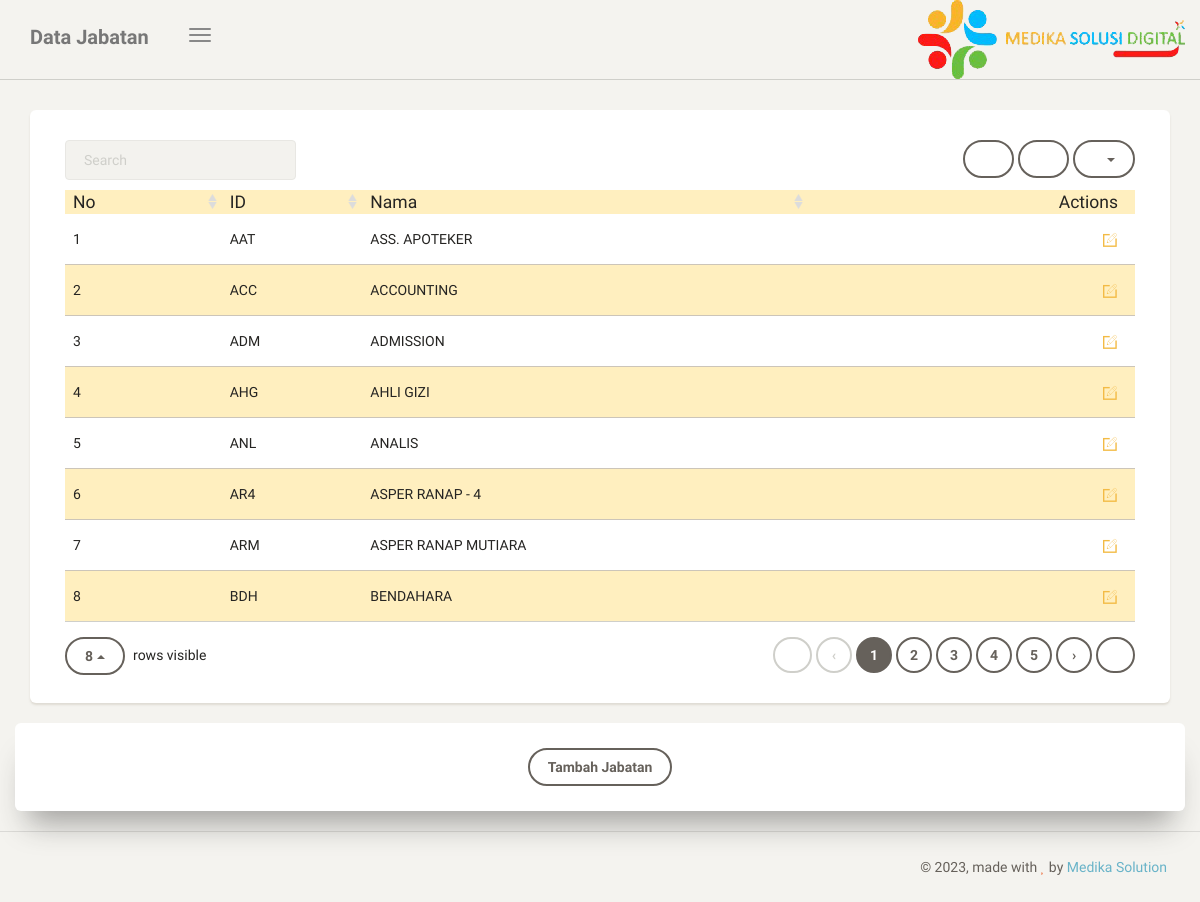
The app's page /jabatan.php (signed in) with its own data.
### tables this page shows
CREATE TABLE IF NOT EXISTS `data_jabatan` (
  `id_jabatan` varchar(10) NOT NULL,
  `nama_jabatan` varchar(255) NOT NULL
);

### jabatan.php (the view, shortened to what this page needs)
<!doctype html>
<html lang="en">
<head>
    <link href="assets/css/bootstrap.min.css" rel="stylesheet" />
    <link href="assets/css/paper-dashboard.css" rel="stylesheet"/>
    <link href="assets/css/demo.css" rel="stylesheet" />
    <link href="assets/css/font-awesome.min.css" rel="stylesheet">
    <link href="assets/css/themify-icons.css" rel="stylesheet">
</head>
<body>
	<div class="wrapper">
	    <div class="main-panel">
			<nav class="navbar navbar-default">
	            <div class="container-fluid">
	                <div class="navbar-header">
	                    <button type="button" class="navbar-toggle">
	                        <span class="icon-bar bar1"></span>
	                        <span class="icon-bar bar2"></span>
	                        <span class="icon-bar bar3"></span>
	                    </button>
	                    <a class="navbar-brand" href="#Dashboard">
							Data Jabatan
						</a>
	                </div>
	                <div class="collapse navbar-collapse">
	                    <ul class="nav navbar-nav navbar-right">
	                        <li>
	                            <img src="assets/img/icon.png">
	                        </li>
	                    </ul>
	                </div>
	            </div>
	        </nav>
	        <div class="content">
	            <div class="container-fluid">
	                <div class="row">
	                    <div class="col-md-12">
	                        <div class="card">
	                            <div class="card-content">
	                                <table id="bootstrap-table" class="table">
	                                    <thead style="background-color:rgb(255, 239, 191);">
	                                         <th data-field="no" data-sortable="true">No</th>
	                                         <th data-field="id" data-sortable="true">ID</th>
                                             <th data-field="nama" data-sortable="true">Nama</th>
	                                    	<th data-field="actions" class="td-actions text-right" data-events="operateEvents" data-formatter="operateFormatter">Actions</th>
	                                    </thead>
	                                    <tbody>
<?php
		include 'koneksi.php';
		$no=0;
		$data = mysqli_query($koneksi,"select * from data_jabatan");
		while($d = mysqli_fetch_array($data)){
		$no += 1;
?>
	                                        <tr
                                            <?php
											if($no % 2 == 0)
											{
												echo ' class="warning"';
											}
											?>
                                             >
	                                        	<td><?php echo $no; ?></td>
	                                        	<td><?php echo $d['id_jabatan']; ?></td>
                                                <td><?php echo $d['nama_jabatan']; ?></td>
	                                        	<td></td>
	                                        </tr>
<?php
		}
?>
	                                    </tbody>
	                                </table>
	                            </div>
	                        </div>
	                    </div>
	                </div>
	            </div>
	            <div class="card card-lock">
	            	 <button  onclick="location.href='editjabatan.php'" type="button" class="btn btn-wd">Tambah Jabatan</button>
	            </div>
	        </div>
            <footer class="footer">
                <div class="container-fluid">
                    <div class="copyright pull-right">
                        &copy; <script>document.write(new Date().getFullYear())</script>, made with <i class="fa fa-heart heart"></i> by <a href="">Medika Solution</a>
                    </div>
                </div>
            </footer>
	    </div>
	</div>
</body>
</html>

### records on screen
data_jabatan: id_jabatan "AAT", nama_jabatan "ASS. APOTEKER"
data_jabatan: id_jabatan "ACC", nama_jabatan "ACCOUNTING"
data_jabatan: id_jabatan "ADM", nama_jabatan "ADMISSION"
data_jabatan: id_jabatan "AHG", nama_jabatan "AHLI GIZI"
data_jabatan: id_jabatan "ANL", nama_jabatan "ANALIS"
data_jabatan: id_jabatan "AR4", nama_jabatan "ASPER RANAP - 4"
data_jabatan: id_jabatan "ARM", nama_jabatan "ASPER RANAP MUTIARA"
data_jabatan: id_jabatan "BDH", nama_jabatan "BENDAHARA"
